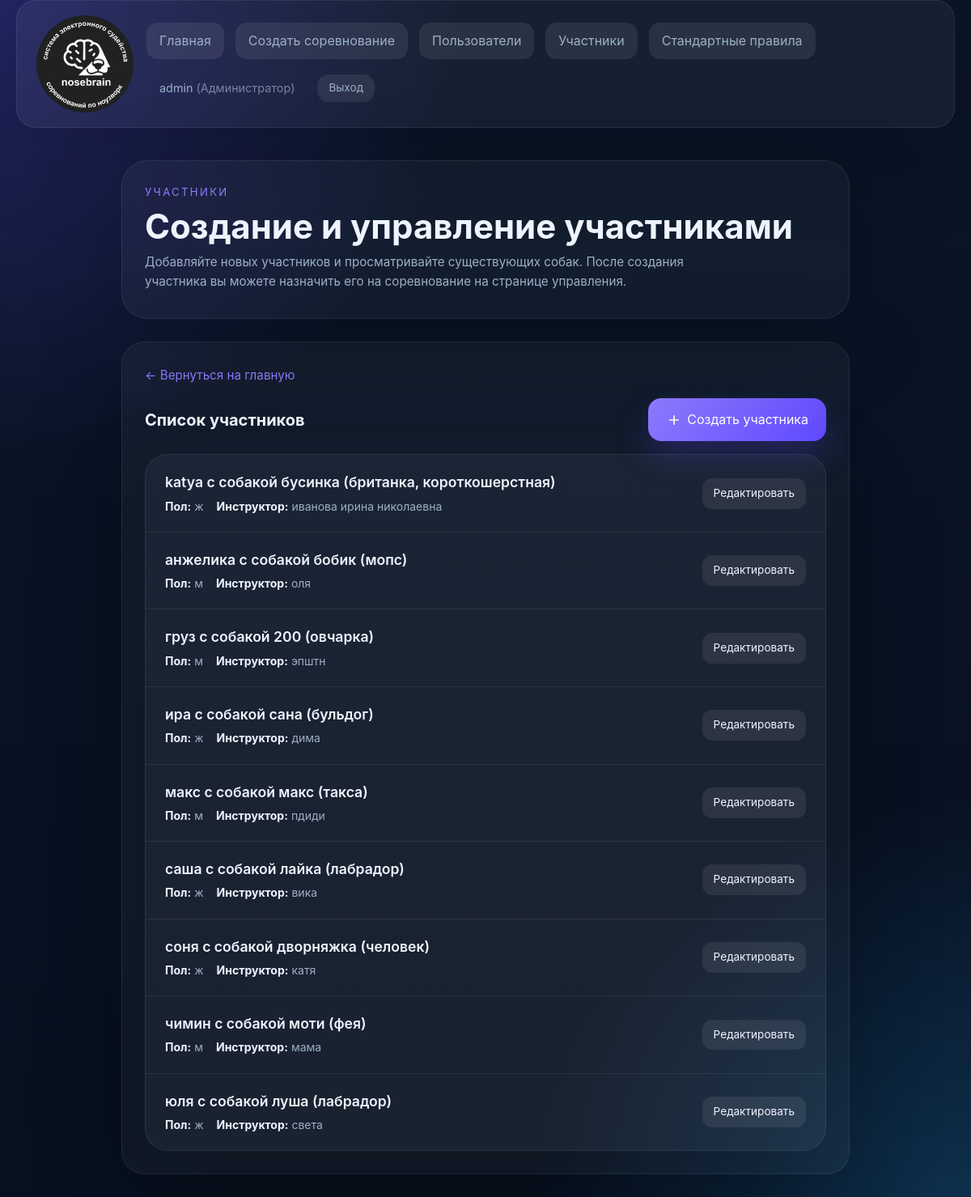
/participants.php (signed in), run on the app's committed database.
### tables this page shows
CREATE TABLE participants (
                id INTEGER PRIMARY KEY AUTOINCREMENT,
                name TEXT NOT NULL,
                breed TEXT,
                nickname TEXT,
                gender TEXT,
                birth_date TEXT,
                microchip_number TEXT,
                pedigree_number TEXT,
                qualification_book_number TEXT,
                instructor_name TEXT,
                created_by INTEGER,
                FOREIGN KEY (created_by) REFERENCES users(id)
            );

### participants.php (the view, shortened to what the rows shown need)
<?php
require_once __DIR__ . '/auth.php';
require_once __DIR__ . '/src/functions.php';
$dbManager = new DatabaseManager();
$service = new CompetitionService($dbManager);
$currentUser = getCurrentUser();
$userRole = $currentUser['role'] ?? User::ROLE_ADMIN;
$userId = $currentUser['id'] ?? null;
$participants = $service->getParticipants($userId, $userRole);
?>
<!DOCTYPE html>
<html lang="ru">
<head>
    <link rel="stylesheet" href="style.css">
</head>
<body>
<main class="page-shell page-shell--single">
    <section class="hero hero--compact">
        <div>
            <h1 class="hero__title">Создание и управление участниками</h1>
        </div>
    </section>
    <section class="content-grid content-grid--single">
    <article class="panel">
        <div class="action-bar" style="margin-bottom: 0;">
            <h2 style="margin: 0; font-size: 1.25rem;">Список участников</h2>
        </div>
        <div class="participants-list" style="margin-top: 16px;">
        <?php if (count($participants) === 0): ?>
            <div class="empty-state">
                <svg viewBox="0 0 24 24" fill="none" stroke="currentColor" stroke-width="1.5">
                    <path d="M17 21v-2a4 4 0 0 0-4-4H5a4 4 0 0 0-4 4v2"/>
                    <circle cx="9" cy="7" r="4"/>
                    <path d="M23 21v-2a4 4 0 0 0-3-3.87"/>
                    <path d="M16 3.13a4 4 0 0 1 0 7.75"/>
                </svg>
                <p>Пока нет участников. Создайте первого участника.</p>
            </div>
        <?php else: ?>
            <?php foreach ($participants as $participant): ?>
                <?php
                    $nickname = $participant->getNickname();
                    $breed = $participant->getBreed();
                    $displayName = escape($participant->getName());
                    if ($nickname !== null && $nickname !== '') {
                        $displayName .= ' с собакой ' . escape($nickname);
                        if ($breed !== null && $breed !== '') {
                            $displayName .= ' (' . escape($breed) . ')';
                        }
                    } elseif ($breed !== null && $breed !== '') {
                        $displayName .= ' с собакой (' . escape($breed) . ')';
                    }
                ?>
                <div class="participant-card">
                    <div class="participant-info">
                        <span class="participant-name"><?= $displayName ?></span>
                        <div class="participant-details">
                            <?php if ($participant->getGender()): ?>
                                <span class="participant-detail"><strong>Пол:</strong> <?= escape($participant->getGender()) ?></span>
                            <?php endif; ?>
                            <?php if ($participant->getInstructorName()): ?>
                                <span class="participant-detail"><strong>Инструктор:</strong> <?= escape($participant->getInstructorName()) ?></span>
                            <?php endif; ?>
                        </div>
                    </div>
                    <button type="button" class="button button--secondary btn-small" onclick="openEditModal(<?= $participant->getId() ?>, '<?= escape(addslashes($participant->getName())) ?>', '<?= escape(addslashes($participant->getNickname() ?? '')) ?>', '<?= escape(addslashes($participant->getBreed() ?? '')) ?>', '<?= escape(addslashes($participant->getGender() ?? '')) ?>', '<?= escape(addslashes($participant->getBirthDate() ?? '')) ?>', '<?= escape(addslashes($participant->getMicrochipNumber() ?? '')) ?>', '<?= escape(addslashes($participant->getPedigreeNumber() ?? '')) ?>', '<?= escape(addslashes($participant->getQualificationBookNumber() ?? '')) ?>', '<?= escape(addslashes($participant->getInstructorName() ?? '')) ?>')">
                        Редактировать
                    </button>
                </div>
            <?php endforeach; ?>
        <?php endif; ?>
        </div>
    </article>
    </section>
</main>
</body>
</html>

### data on the page
participants: displayName "katya с собакой бусинка (британка, короткошерстная)", gender "ж", instructor_name "иванова ирина николаевна"
participants: displayName "анжелика с собакой бобик (мопс)", gender "м", instructor_name "оля"
participants: displayName "груз с собакой 200 (овчарка)", gender "м", instructor_name "эпштн"
participants: displayName "ира с собакой сана (бульдог)", gender "ж", instructor_name "дима"
participants: displayName "макс с собакой макс (такса)", gender "м", instructor_name "пдиди"
participants: displayName "саша с собакой лайка (лабрадор)", gender "ж", instructor_name "вика"
participants: displayName "соня с собакой дворняжка (человек)", gender "ж", instructor_name "катя"
participants: displayName "чимин с собакой моти (фея)", gender "м", instructor_name "мама"
participants: displayName "юля с собакой луша (лабрадор)", gender "ж", instructor_name "света"

### other printed values
$link['label'] "Главная"
$link['label'] "Создать соревнование"
$link['label'] "Пользователи"
$link['label'] "Участники"
$link['label'] "Стандартные правила"
$user['username'] "admin"
$roleLabel "Администратор"
